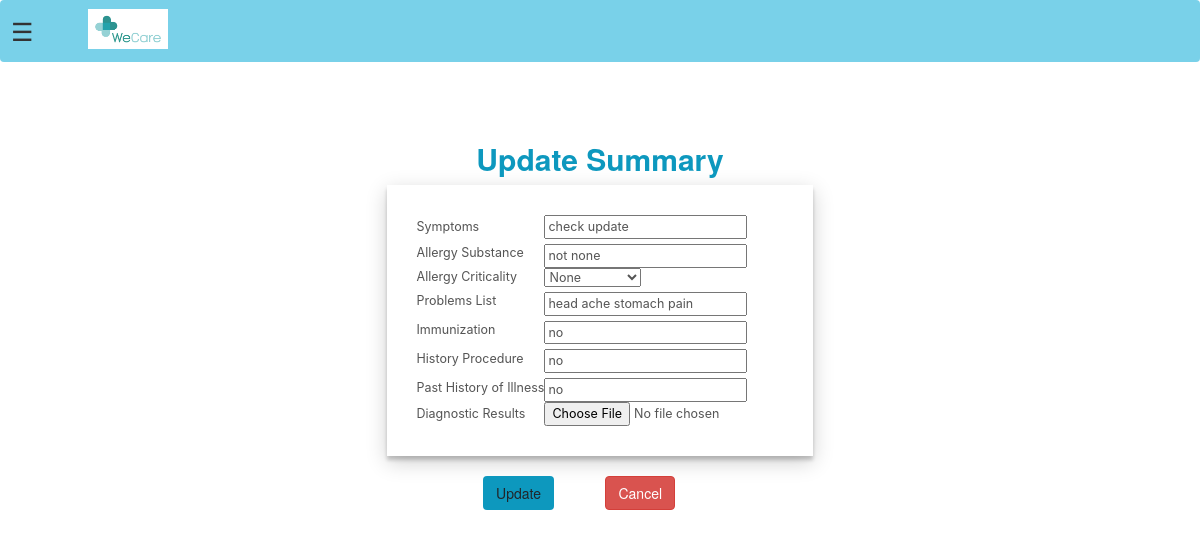
The page /update-summary/3 (signed in) on the database as committed earlier.
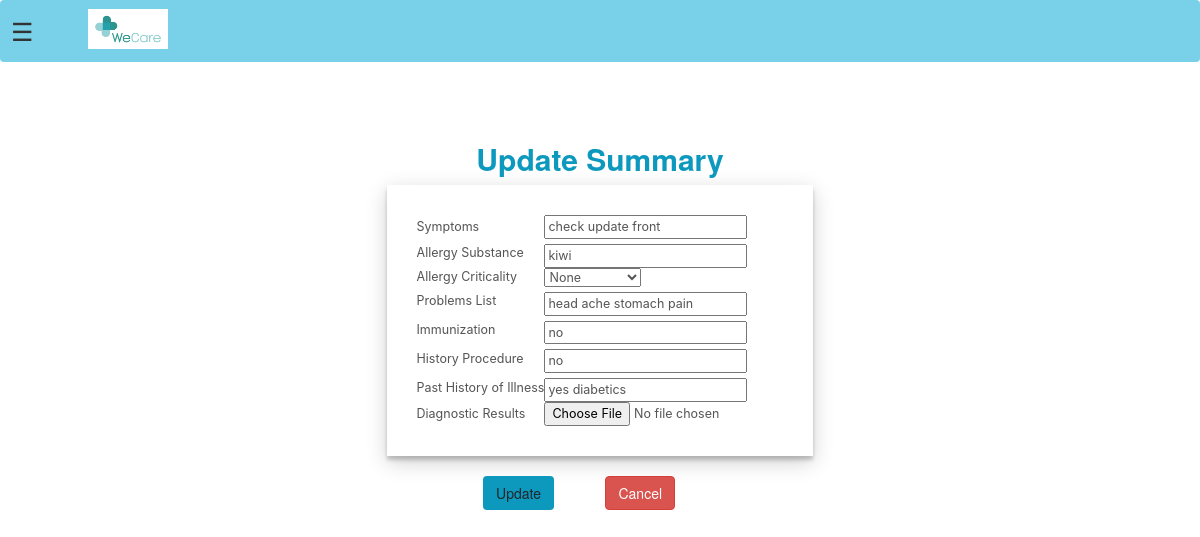
The same page on the database as committed later.
### hospital/models.py (models this page shows, shortened)
class Patient(models.Model):
    user = models.OneToOneField(User, on_delete=models.CASCADE)
    profile_pic = models.ImageField(
        upload_to='profile_pic/PatientProfilePic/', null=True, blank=True)
    address = models.CharField(max_length=40)
    mobile = models.CharField(max_length=20, null=False)
    symptoms = models.CharField(max_length=100, null=False)
    assignedDoctorId = models.PositiveIntegerField(null=True)
    allergy_substance = models.CharField(max_length=100)
    allergy_criticality = models.CharField(
        max_length=20, choices=criticality, default='low')
    problems_list = models.CharField(max_length=100, null=False)
    immunization = models.CharField(max_length=100, null=False)
    history_procedure = models.CharField(max_length=100, null=False)
    diagnostic_results = models.FileField(
        upload_to='patient_document/', null=True, blank=True)
    past_history_of_illness = models.CharField(max_length=100, null=False)

### hospital/views.py (the view, shortened to what this page needs)
@login_required(login_url='patientlogin')
@user_passes_test(is_patient)
def update_summary_view(request, pk):
    patient = models.Patient.objects.all().filter(id=pk).first()
    patientDict ={
        'patient' :patient
    }
    return render(request,'hospital/update_summary.html',context=patientDict)

### hospital/views.py (called while the page is built)
def is_patient(user):
    return user.groups.filter(name='PATIENT').exists()

### templates/hospital/update_summary.html (shortened to what this page needs)
{% extends 'hospital/patient_base.html' %}
{% load static %}
{% block content %}
{% load widget_tweaks %}
<head>
    <link href="//netdna.bootstrapcdn.com/bootstrap/3.0.0/css/bootstrap.min.css" rel="stylesheet" id="bootstrap-css">
</head>
<div class="container">
    <form method="POST" enctype="multipart/form-data">
        <h2>Update Summary</h2>
        <table class="table-class">
            <tr class="tr-info">
            <tr>
                <td class="first">
                    Symptoms
                </td>
                <td class="field-top">
                    <input type="text" required name="symptoms" required value="{{patient.symptoms}}">
                </td>
            </tr>
            <tr>
                <td class="table-info">
                    Allergy Substance
                </td>
                <td class="field">
                    <input type="text" required name="allergy_substance" required value="{{patient.allergy_substance}}">
                </td>
            </tr>
            <tr>
                <td class="table-info">
                    Allergy Criticality
                </td>
                <td>
                    <select required name="allergy_criticality">
                        <option value="None">None</option>
                    </select>
                </td>
            </tr>
            <tr>
                <td class="table-info">
                    Problems List
                </td>
                <td class="field">
                    <input type="text" required name="problems_list" value="{{patient.problems_list}}">
                </td>
            </tr>
            <tr>
                <td class="table-info">
                    Immunization
                </td>
                <td class="field">
                    <input type="text" required name="immunization" value="{{patient.immunization}}">
                </td>
            </tr>
            <tr class="last">
                <td class="table-info">
                    History Procedure
                </td>
                <td class="field">
                    <input type="text" required name="history_procedure" value="{{patient.history_procedure}}">
                </td>
            </tr>
            <tr>
                <td class="table-info">
                    Past History of Illness
                </td>
                <td class="field">
                    <input type="text" required name="past_history_of_illness"
                        value="{{patient.past_history_of_illness}}">
                </td>
            </tr>
            <tr>
                <td class="last">
                    Diagnostic Results
                </td>
                <td class="field-last">
                    <input type="file" name="diagnostic_results" action="image/*">
                </td>
            </tr>
        </table>
        <br>
        <div id="outer">
            <div class="inner"><input type="submit" value="Update" name="submit" class="btn btn-white" role="button"
                    aria-pressed="true"><b style="color: #fff;">Update</b></button></div>
            <div class="inner"><input type="button" name="cancel" value="Cancel" onclick="history.back()" formnovalidate
                    class="btn btn-danger" role="button" aria-pressed="true"><b style="color: #fff;">Delete</b></div>
        </div>
    </form>
</div>
<br><br><br><br>
{% endblock content %}

Rows that differ between the two databases and show on the page:
changed Patient "head ache stomach pain": symptoms "check update" → "check update front"; allergy_substance "not none" → "kiwi"; past_history_of_illness "no" → "yes diabetics"
